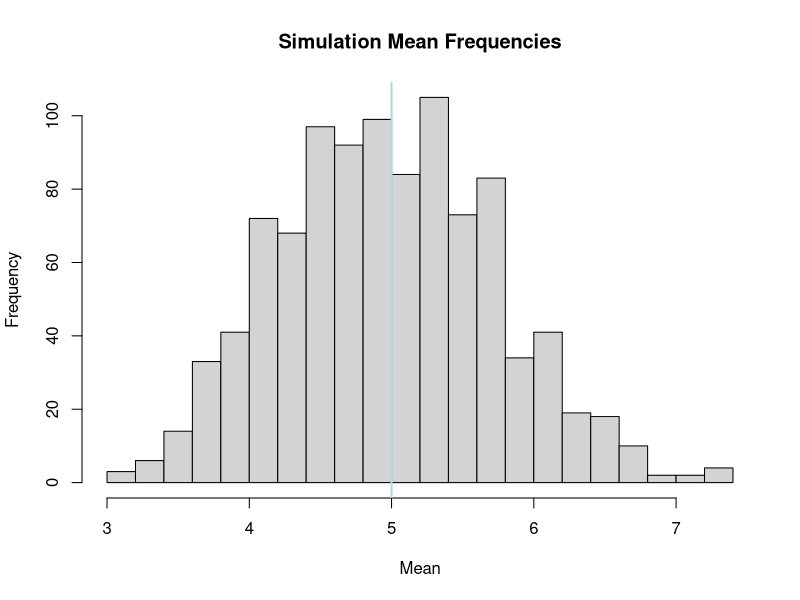
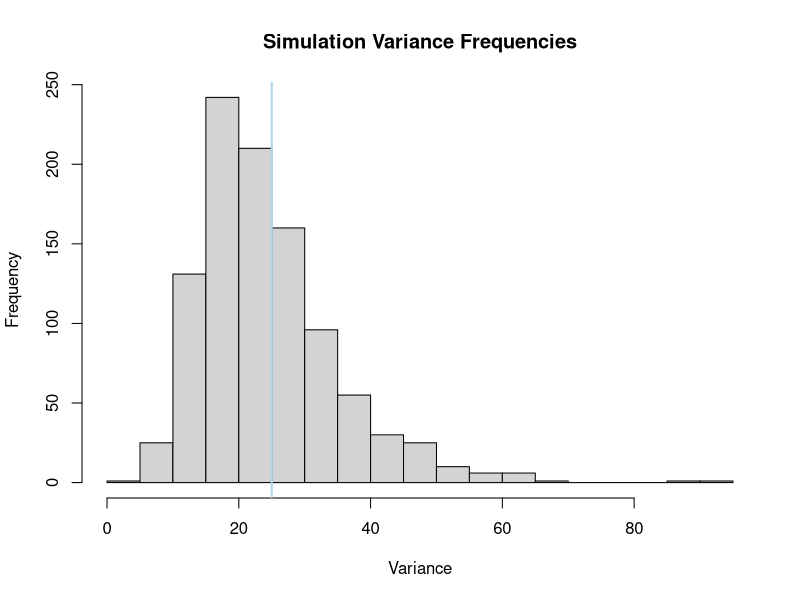
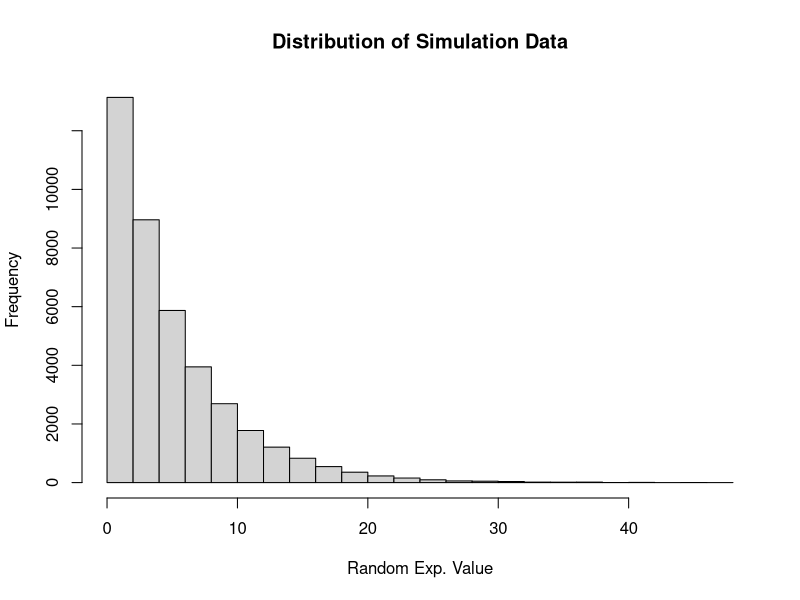
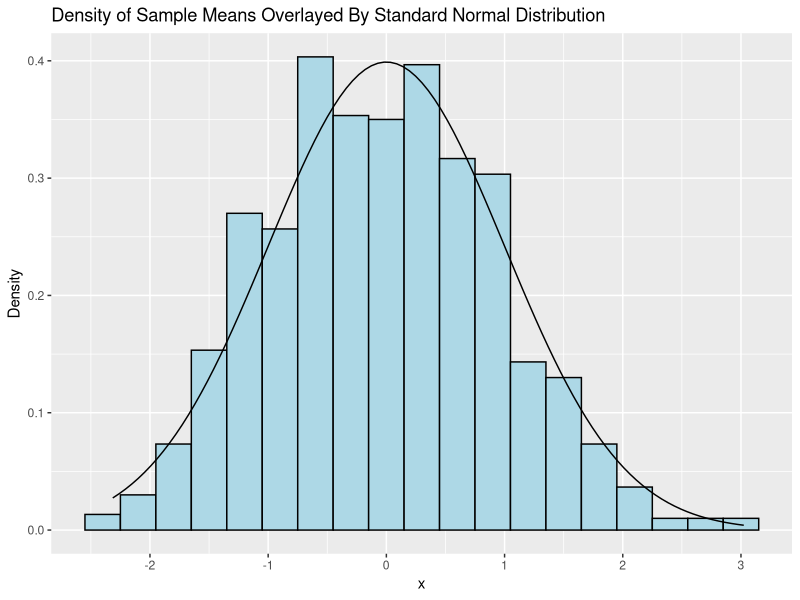

R code for these plots, in order:
## ---- chunk 1
knitr::opts_chunk$set(echo = TRUE)
## ---- chunk 2
library(ggplot2)
## ---- chunk 3
# Set the random seed so that the results can be exactly reproduced
set.seed(1234) 

# Set the parameters for the simulations
lambda <- 0.2
numberPerSim <- 40
numberOfSims <- 1000

# Run 1000 simulations, drawing 40 random variables from the exponential distribution
# The result is a matrix whose columns represent simulations and rows represent 
# random variables in each simulation
sims <- 
    vapply(
        1:numberOfSims, 
        function(x) rexp(numberPerSim, lambda), 
        FUN.VALUE = numeric(40))
## ---- chunk 4
# Calculate the average of each simulation (each column represents a single
# simulation)
simMeans <- vapply(1:numberOfSims, function(i) mean(sims[,i]), FUN.VALUE = numeric(1))

# Calculate the standard deviation of each simulation
simSigmas <- vapply(1:numberOfSims, function(i) sd(sims[,i]), FUN.VALUE = numeric(1))
## ---- chunk 5
# Calculate the theoretical mean
theoreticalMean <- 1 / lambda

# Show a histogram of the simulation means
# Add a vertical blue line at the theoretical mean
hist(
    simMeans, 
    breaks = 20, 
    xlab = "Mean", 
    ylab = "Frequency", 
    main = "Simulation Mean Frequencies")
abline(v = theoreticalMean, col = "lightblue", lwd = 2)


# Show the difference between the average sample mean and the theoretical mean
mean(simMeans) - theoreticalMean
## ---- chunk 6
# Calculate the theoretical variance
theoreticalSD <- 1 / lambda
theoreticalVariance <- theoreticalSD^2

# Show a histogram of the simulation variances
# Add a vertical blue line at the theoretical variance
hist(
    simSigmas^2, 
    breaks = 20, 
    xlab = "Variance", 
    ylab = "Frequency", 
    main = "Simulation Variance Frequencies")
abline(v = theoreticalVariance, col = "lightblue", lwd = 2)

# Show the difference between the average sample variance and the theoretical variance
mean(simSigmas^2) - theoreticalVariance
## ---- chunk 7
# Show a histogram of the raw simulation data
# This should demonstrate that the exponential distribution is itself not normal
hist(
    sims,
    breaks=20,
    xlab="Random Exp. Value",
    ylab="Frequency",
    main="Distribution of Simulation Data")

# Function to transform the sample mean to its CLT statistic
# It does so by first subtracting the theoretical mean from the sample mean, and then
# divides by the standard error
standardError <- theoreticalSD / sqrt(numberPerSim)
calcCLTStatistic <- function(m) (m - theoreticalMean) / standardError

# Create a data frame of the transformed sample means
dat <- data.frame(x = vapply(simMeans, calcCLTStatistic, FUN.VALUE=numeric(1)))

# Plot the density of the sample averages, overlayed by the standard normal dist
g <- ggplot(dat, aes(x = x)) +
    geom_histogram(
        aes(y = ..density..), 
        fill="lightblue", 
        color="black", 
        binwidth=0.3) +
    stat_function(fun = dnorm) +
    labs(
        x = "x",
        y = "Density",
        title = "Density of Sample Means Overlayed By Standard Normal Distribution"
    )
print(g)
